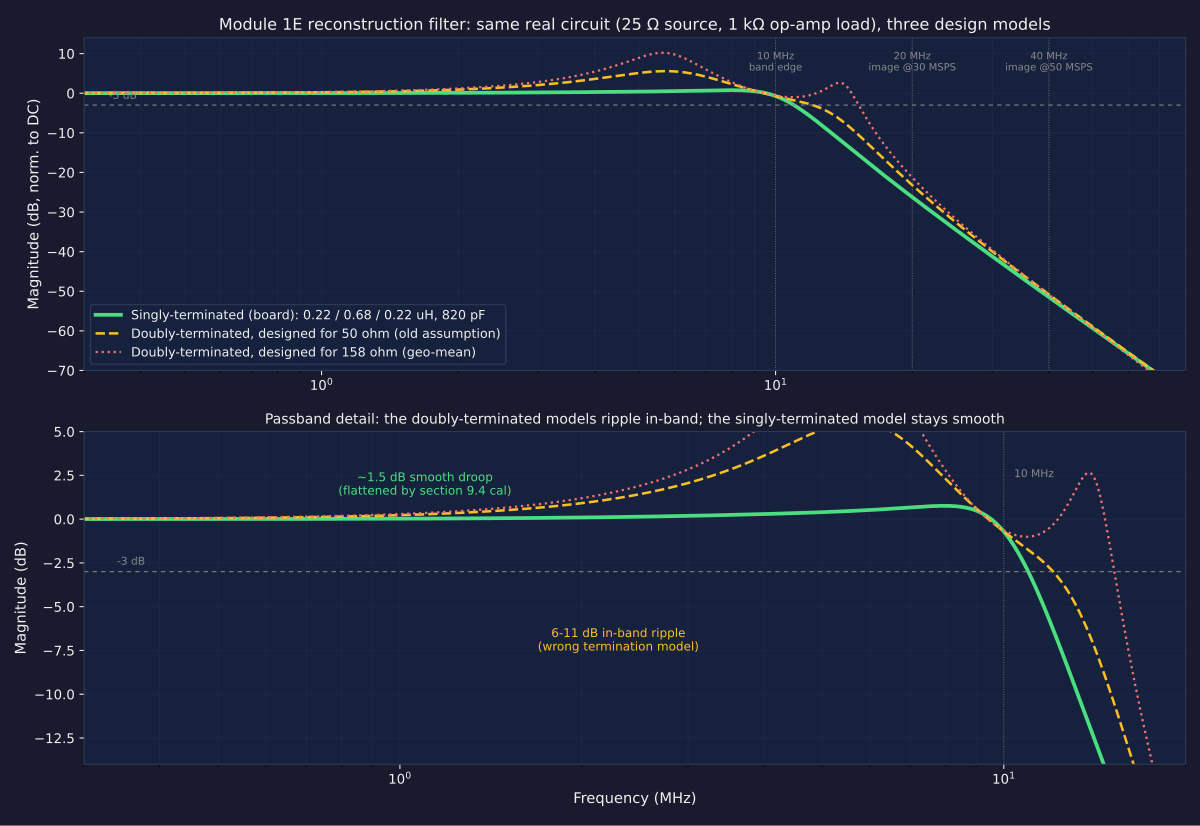

Here is the Python script that generated this plot:
"""
1e_filter_response.py - Figure 1E-6: reconstruction filter, singly- vs doubly-terminated

Shows why the Module 1E reconstruction filter is synthesized as a singly-terminated
5th-order Butterworth. All three curves are the SAME physical circuit (25 ohm DAC
termination as the per-leg source, ~1 kohm op-amp input resistor as the load); only
the L/C values differ, i.e. which termination model they were designed for. The
doubly-terminated designs ripple 6-11 dB in-band because the real 40:1 source/load
ratio is not the matched condition they assume; the singly-terminated design (the one
the board uses) stays smooth, leaving only a ~1.5 dB droop that the section 9.4
calibration removes.

Outputs:
  1e_filter_response.svg + .png

Run:  python3 1e_filter_response.py
"""
import os
import matplotlib
matplotlib.use("Agg")
import matplotlib.pyplot as plt
import numpy as np

# PMVB dark-theme palette (matches pmvb-figures.sty)
PMVB_BG="#1a1a2e"; PMVB_PANEL="#16213e"; PMVB_FG="#f0f0f0"; PMVB_MUTED="#888"
PMVB_GRID="#2d3a55"; PMVB_BLUE="#60a5fa"; PMVB_AMBER="#fbbf24"; PMVB_RED="#f87171"; PMVB_GREEN="#4ade80"

FC=12e6; WC=2*np.pi*FC; RS=25.0; RL=1000.0          # real per-leg terminations
f=np.logspace(5,7.95,4000); w=2*np.pi*f

def resp_db(elem):
    """Normalized (to DC) magnitude in dB of the L-C-L-C-L ladder in the real Rs/RL circuit."""
    L1,C2,L3,C4,L5=elem; jw=1j*w
    one=np.ones_like(jw); zero=np.zeros_like(jw)
    def mul(m1,m2):
        A1,B1,C1,D1=m1; A2,B2,C2_,D2=m2
        return (A1*A2+B1*C2_, A1*B2+B1*D2, C1*A2+D1*C2_, C1*B2+D1*D2)
    T=(one,zero,zero,one)
    for m in [(one,jw*L1,zero,one),(one,zero,jw*C2,one),(one,jw*L3,zero,one),(one,zero,jw*C4,one),(one,jw*L5,zero,one)]:
        T=mul(T,m)
    A,B,C,D=T
    H=RL/(A*RL+B+RS*(C*RL+D))
    return 20*np.log10(np.abs(H)/np.abs(RL/(RS+RL)))

g=[0.6180,1.6180,2.0000,1.6180,0.6180]              # 5th-order Butterworth prototype
doubly=lambda R:[g[0]*R/WC,g[1]/(R*WC),g[2]*R/WC,g[3]/(R*WC),g[4]*R/WC]
singly=[0.22e-6,820e-12,0.68e-6,820e-12,0.22e-6]    # chosen, from the D2 synthesis

curves=[
 ("Singly-terminated (board): 0.22 / 0.68 / 0.22 uH, 820 pF", singly, PMVB_GREEN,2.8,"-"),
 ("Doubly-terminated, designed for 50 ohm (old assumption)", doubly(50), PMVB_AMBER,1.9,"--"),
 ("Doubly-terminated, designed for 158 ohm (geo-mean)", doubly(np.sqrt(25*1000)), PMVB_RED,1.7,":"),
]

fig,(ax1,ax2)=plt.subplots(2,1,figsize=(12.5,8.6),facecolor=PMVB_BG)
for label,elem,col,lw,ls in curves:
    H=resp_db(elem)
    ax1.semilogx(f/1e6,H,color=col,lw=lw,ls=ls,label=label)
    ax2.semilogx(f/1e6,H,color=col,lw=lw,ls=ls)

def style(ax):
    ax.set_facecolor(PMVB_PANEL); ax.grid(True,which="both",alpha=0.35,color=PMVB_GRID,lw=0.5)
    ax.tick_params(colors=PMVB_FG)
    for s in ax.spines.values(): s.set_color(PMVB_GRID)

# top: full response
style(ax1)
ax1.axhline(-3,color=PMVB_MUTED,lw=0.8,ls=(0,(4,4))); ax1.text(0.34,-1.4,"-3 dB",color=PMVB_MUTED,fontsize=8)
for fr,txt in [(10,"10 MHz\nband edge"),(20,"20 MHz\nimage @30 MSPS"),(40,"40 MHz\nimage @50 MSPS")]:
    ax1.axvline(fr,color=PMVB_MUTED,lw=0.7,ls=":",alpha=0.7)
    ax1.text(fr,10.5,txt,fontsize=7.5,ha="center",va="top",color=PMVB_MUTED)
ax1.set_ylim(-70,14); ax1.set_xlim(0.3,80)
ax1.set_ylabel("Magnitude (dB, norm. to DC)",color=PMVB_FG,fontsize=11)
ax1.set_title("Module 1E reconstruction filter: same real circuit (25 $\\Omega$ source, 1 k$\\Omega$ op-amp load), "
              "three design models",color=PMVB_FG,fontsize=12)
leg=ax1.legend(loc="lower left",facecolor=PMVB_PANEL,edgecolor=PMVB_GRID,labelcolor=PMVB_FG,framealpha=0.95,fontsize=9.5)

# bottom: passband zoom
style(ax2)
ax2.axhline(-3,color=PMVB_MUTED,lw=0.8,ls=(0,(4,4))); ax2.text(0.34,-2.6,"-3 dB",color=PMVB_MUTED,fontsize=8)
ax2.axvline(10,color=PMVB_MUTED,lw=0.7,ls=":",alpha=0.7); ax2.text(10.4,2.4,"10 MHz",fontsize=8,color=PMVB_MUTED)
ax2.set_ylim(-14,5); ax2.set_xlim(0.3,20)
ax2.set_xlabel("Frequency (MHz)",color=PMVB_FG,fontsize=11); ax2.set_ylabel("Magnitude (dB)",color=PMVB_FG,fontsize=11)
ax2.set_title("Passband detail: the doubly-terminated models ripple in-band; the singly-terminated model stays smooth",
              color=PMVB_FG,fontsize=10.5)
ax2.annotate("6-11 dB in-band ripple\n(wrong termination model)",xy=(2.3,-7.5),fontsize=9,color=PMVB_AMBER,ha="center")
ax2.annotate("~1.5 dB smooth droop\n(flattened by section 9.4 cal)",xy=(1.1,1.4),fontsize=9,color=PMVB_GREEN,ha="center")

fig.tight_layout()
here=os.path.dirname(os.path.abspath(__file__))
fig.savefig(os.path.join(here,"1e_filter_response.svg"),facecolor=PMVB_BG,edgecolor="none")
fig.savefig(os.path.join(here,"1e_filter_response.png"),facecolor=PMVB_BG,edgecolor="none",dpi=150)
plt.close(fig)
for label,elem,_,_,_ in curves:
    H=resp_db(elem); pb=H[f<=10e6]
    print(f"  {label[:46]:46s} ripple 0-10MHz = {pb.max()-pb.min():5.2f} dB")
print("Wrote 1e_filter_response.svg + .png")
